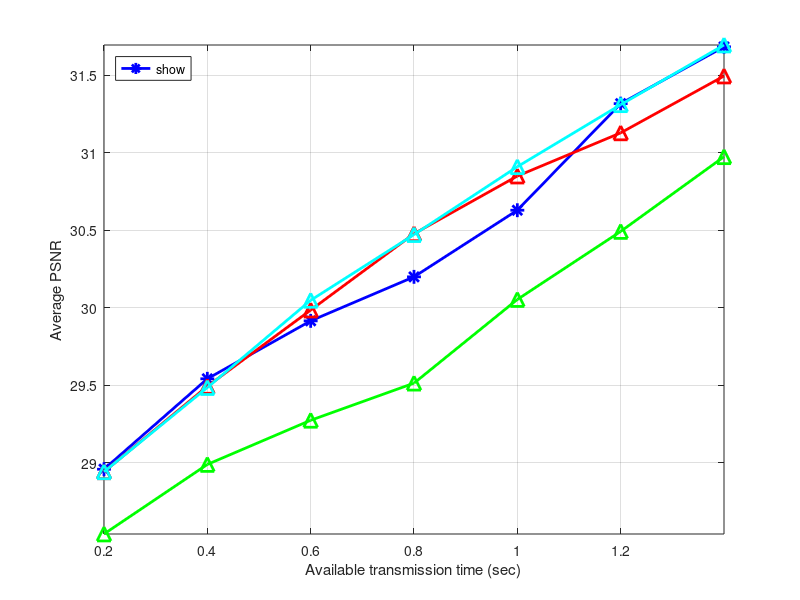
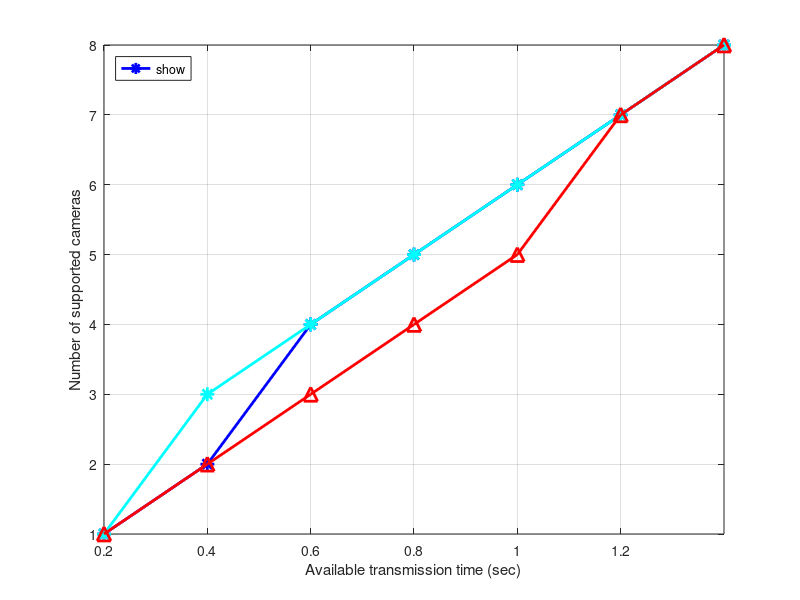

Write MATLAB code to recreate these figures, in order.
clc;
clear;

time = [0.2 0.4 0.6 0.8 1.0 1.2 1.4]; % sec
trellis = [28.9598 29.5429 29.9164 30.2003 30.6299 31.3172 31.6835];
greedySNR = [28.9432 29.4944 29.9860 30.4781 30.8502 31.1287 31.4953];
greedySNRNoCorr = [28.5421 28.9907 29.2754 29.5148 30.0543 30.4931 30.9749];
crossEntropy = [28.9432 29.4865 30.0490 30.4728 30.9104 31.3103 31.6953];

trellisSupNum = [1 2 4 5 6 7 8];
greedySNRSupNum = [1 2 3 4 5 7 8];
crossEntropySupNum = [1 3 4 5 6 7 8];

% Plot PSNR
figure(1);
plot(time,trellis,'*-','LineWidth',2,'DisplayName','Trellis based algorithm','Color','b','MarkerSize',10); hold on;
plot(time,greedySNR,'^-','LineWidth',2,'DisplayName','Greedy with correlation','Color','r','MarkerSize',10); hold on;
plot(time,crossEntropy,'^-','LineWidth',2,'DisplayName','Cross entropy algorithm','Color','c','MarkerSize',10); hold on;
plot(time,greedySNRNoCorr,'^-','LineWidth',2,'DisplayName','Greedy without correlation','Color','g','MarkerSize',10);
legend('show','location','NorthWest');
axis([-inf inf -inf inf]);
ylabel('Average PSNR');
xlabel('Available transmission time (sec)');
grid on;

% Plot number of supported cameras
figure(2);
plot(time,trellisSupNum,'*-','LineWidth',2,'DisplayName','Trellis based algorithm','Color','b','MarkerSize',10); hold on;
plot(time,crossEntropySupNum,'*-','LineWidth',2,'DisplayName','Cross entropy algorithm','Color','c','MarkerSize',10); hold on;
plot(time,greedySNRSupNum,'^-','LineWidth',2,'DisplayName','Greedy algorithm','Color','r','MarkerSize',10);
legend('show','location','NorthWest');
axis([-inf inf -inf inf]);
ylabel('Number of supported cameras');
xlabel('Available transmission time (sec)');
grid on;